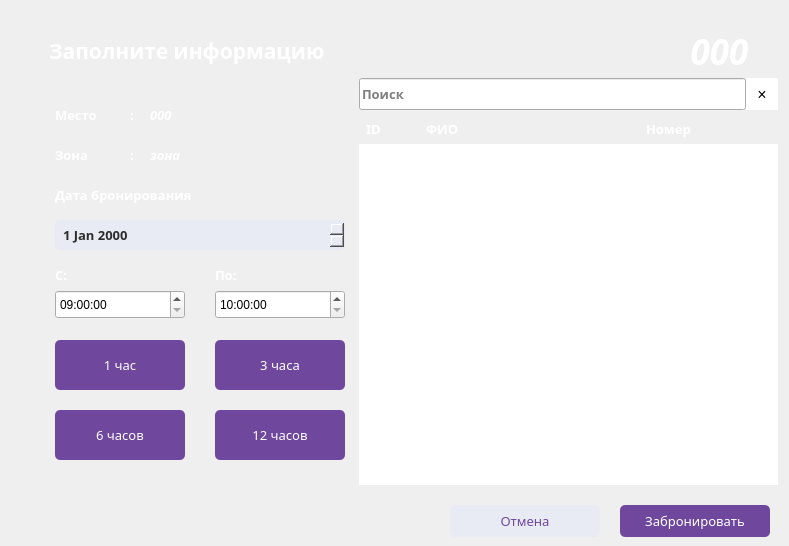
    <widget class="QWidget" name="bookingGstWidget">
     <property name="styleSheet">
      <string notr="true">#bookingGstWidget
{
	background:#2D2D2D;
	background-image: url(:/Imagine/imagine/backtop.png);
	border-bottom-right-radius: 16px;
}

</string>
     </property>
     <widget class="QLabel" name="label_40">
      <property name="geometry">
       <rect>
        <x>420</x>
        <y>112</y>
        <width>220</width>
        <height>34</height>
       </rect>
      </property>
      <property name="font">
       <font>
        <family>Segoe UI Black</family>
        <pointsize>10</pointsize>
        <bold>true</bold>
       </font>
      </property>
      <property name="styleSheet">
       <string notr="true">#label_40
{
	color:white;
	padding-left:2px;
}</string>
      </property>
      <property name="text">
       <string>&lt;html&gt;&lt;head/&gt;&lt;body&gt;&lt;p&gt;&lt;span style=&quot; color:#ffffff;&quot;&gt;ФИО&lt;/span&gt;&lt;/p&gt;&lt;/body&gt;&lt;/html&gt;</string>
      </property>
     </widget>
     <widget class="QLabel" name="label_14">
      <property name="geometry">
       <rect>
        <x>359</x>
        <y>110</y>
        <width>420</width>
        <height>34</height>
       </rect>
      </property>
      <property name="styleSheet">
       <string notr="true">#label
{
	padding-left:2px;
}</string>
      </property>
      <property name="text">
       <string/>
      </property>
      <property name="pixmap">
       <pixmap resource="resources.qrc">:/Imagine/imagine/empcardbg.png</pixmap>
      </property>
     </widget>
     <widget class="QLabel" name="label_15">
      <property name="enabled">
       <bool>true</bool>
      </property>
      <property name="geometry">
       <rect>
        <x>39</x>
        <y>26</y>
        <width>741</width>
        <height>51</height>
       </rect>
      </property>
      <property name="font">
       <font>
        <family>Segoe UI Black</family>
        <bold>true</bold>
       </font>
      </property>
      <property name="text">
       <string/>
      </property>
      <property name="pixmap">
       <pixmap resource="resources.qrc">:/Imagine/imagine/empcardbg.png</pixmap>
      </property>
      <property name="scaledContents">
       <bool>true</bool>
      </property>
     </widget>
     <widget class="QTableView" name="bookingTableView">
      <property name="geometry">
       <rect>
        <x>359</x>
        <y>144</y>
        <width>419</width>
        <height>341</height>
       </rect>
      </property>
      <property name="sizePolicy">
       <sizepolicy hsizetype="Fixed" vsizetype="Fixed">
        <horstretch>0</horstretch>
        <verstretch>0</verstretch>
       </sizepolicy>
      </property>
      <property name="font">
       <font>
        <family>Segoe UI Semibold</family>
        <bold>true</bold>
       </font>
      </property>
      <property name="focusPolicy">
       <enum>Qt::NoFocus</enum>
      </property>
      <property name="autoFillBackground">
       <bool>false</bool>
      </property>
      <property name="styleSheet">
       <string notr="true"/>
      </property>
      <property name="frameShape">
       <enum>QFrame::NoFrame</enum>
      </property>
      <property name="horizontalScrollBarPolicy">
       <enum>Qt::ScrollBarAlwaysOff</enum>
      </property>
      <property name="sizeAdjustPolicy">
       <enum>QAbstractScrollArea::AdjustIgnored</enum>
      </property>
      <property name="editTriggers">
       <set>QAbstractItemView::NoEditTriggers</set>
      </property>
      <property name="tabKeyNavigation">
       <bool>false</bool>
      </property>
      <property name="showDropIndicator" stdset="0">
       <bool>false</bool>
      </property>
      <property name="dragDropOverwriteMode">
       <bool>false</bool>
      </property>
      <property name="alternatingRowColors">
       <bool>true</bool>
      </property>
      <property name="selectionMode">
       <enum>QAbstractItemView::SingleSelection</enum>
      </property>
      <property name="selectionBehavior">
       <enum>QAbstractItemView::SelectRows</enum>
      </property>
      <property name="textElideMode">
       <enum>Qt::ElideNone</enum>
      </property>
      <property name="showGrid">
       <bool>false</bool>
      </property>
      <property name="gridStyle">
       <enum>Qt::NoPen</enum>
      </property>
      <property name="cornerButtonEnabled">
       <bool>false</bool>
      </property>
      <attribute name="horizontalHeaderVisible">
       <bool>false</bool>
      </attribute>
      <attribute name="horizontalHeaderMinimumSectionSize">
       <number>30</number>
      </attribute>
      <attribute name="horizontalHeaderDefaultSectionSize">
       <number>120</number>
      </attribute>
      <attribute name="verticalHeaderVisible">
       <bool>false</bool>
      </attribute>
     </widget>
     <widget class="QLabel" name="gstLabel_3">
      <property name="geometry">
       <rect>
        <x>664</x>
        <y>26</y>
        <width>111</width>
        <height>51</height>
       </rect>
      </property>
      <property name="font">
       <font>
        <family>Segoe UI Black</family>
        <pointsize>26</pointsize>
        <italic>true</italic>
        <bold>true</bold>
       </font>
      </property>
      <property name="styleSheet">
       <string notr="true">color:white;
font-style:italic;</string>
      </property>
      <property name="text">
       <string>&lt;html&gt;&lt;head/&gt;&lt;body&gt;&lt;p&gt;&lt;span style=&quot; color:#ffffff;&quot;&gt;000&lt;/span&gt;&lt;/p&gt;&lt;/body&gt;&lt;/html&gt;</string>
      </property>
      <property name="alignment">
       <set>Qt::AlignCenter</set>
      </property>
     </widget>
     <widget class="QLabel" name="label_41">
      <property name="geometry">
       <rect>
        <x>360</x>
        <y>112</y>
        <width>60</width>
        <height>34</height>
       </rect>
      </property>
      <property name="font">
       <font>
        <family>Segoe UI Black</family>
        <pointsize>10</pointsize>
        <bold>true</bold>
       </font>
      </property>
      <property name="styleSheet">
       <string notr="true">#label_41
{
	color:white;
	padding-left:2px;
}</string>
      </property>
      <property name="text">
       <string>&lt;html&gt;&lt;head/&gt;&lt;body&gt;&lt;p&gt;&lt;span style=&quot; color:#ffffff;&quot;&gt;ID&lt;/span&gt;&lt;/p&gt;&lt;/body&gt;&lt;/html&gt;</string>
      </property>
      <property name="margin">
       <number>7</number>
      </property>
     </widget>
     <widget class="QLabel" name="label_42">
      <property name="geometry">
       <rect>
        <x>640</x>
        <y>112</y>
        <width>120</width>
        <height>34</height>
       </rect>
      </property>
      <property name="font">
       <font>
        <family>Segoe UI Black</family>
        <pointsize>10</pointsize>
        <bold>true</bold>
       </font>
      </property>
      <property name="styleSheet">
       <string notr="true">#label_42
{
	color:white;
	padding-left:2px;
}</string>
      </property>
      <property name="text">
       <string>&lt;html&gt;&lt;head/&gt;&lt;body&gt;&lt;p&gt;&lt;span style=&quot; color:#ffffff;&quot;&gt;Номер&lt;/span&gt;&lt;/p&gt;&lt;/body&gt;&lt;/html&gt;</string>
      </property>
     </widget>
     <widget class="QLabel" name="background_3">
      <property name="geometry">
       <rect>
        <x>39</x>
        <y>76</y>
        <width>741</width>
        <height>411</height>
       </rect>
      </property>
      <property name="text">
       <string/>
      </property>
      <property name="pixmap">
       <pixmap resource="resources.qrc">:/Imagine/imagine/backgregistr.png</pixmap>
      </property>
     </widget>
     <widget class="QPushButton" name="bookingButton_2">
      <property name="geometry">
       <rect>
        <x>620</x>
        <y>505</y>
        <width>150</width>
        <height>32</height>
       </rect>
      </property>
      <property name="font">
       <font>
        <family>Segoe UI Black</family>
        <pointsize>10</pointsize>
       </font>
      </property>
      <property name="cursor">
       <cursorShape>PointingHandCursor</cursorShape>
      </property>
      <property name="focusPolicy">
       <enum>Qt::TabFocus</enum>
      </property>
      <property name="styleSheet">
       <string notr="true">#bookingButton_2
{
	background:#6f489d;
	border:none;
	color:white;
 border-radius:5px; 
}

#bookingButton_2:hover
{
	background-color: #2e2e2e;
	border:2px solid #6f489d;
	color:#6f489d;
 border-radius:5px; 
}</string>
      </property>
      <property name="text">
       <string>Забронировать</string>
      </property>
     </widget>
     <widget class="QLabel" name="label_43">
      <property name="geometry">
       <rect>
        <x>49</x>
        <y>26</y>
        <width>381</width>
        <height>51</height>
       </rect>
      </property>
      <property name="font">
       <font>
        <family>Segoe UI Black</family>
        <pointsize>14</pointsize>
        <bold>true</bold>
       </font>
      </property>
      <property name="text">
       <string>&lt;html&gt;&lt;head/&gt;&lt;body&gt;&lt;p&gt;&lt;span style=&quot; font-size:16pt; color:#ffffff;&quot;&gt;Заполните информацию&lt;/span&gt;&lt;/p&gt;&lt;/body&gt;&lt;/html&gt;</string>
      </property>
      <property name="margin">
       <number>9</number>
      </property>
     </widget>
     <widget class="QPushButton" name="cancelButton">
      <property name="geometry">
       <rect>
        <x>450</x>
        <y>505</y>
        <width>150</width>
        <height>32</height>
       </rect>
      </property>
      <property name="font">
       <font>
        <family>Segoe UI Black</family>
        <pointsize>10</pointsize>
       </font>
      </property>
      <property name="cursor">
       <cursorShape>PointingHandCursor</cursorShape>
      </property>
      <property name="focusPolicy">
       <enum>Qt::TabFocus</enum>
      </property>
      <property name="styleSheet">
       <string notr="true">#cancelButton
{
	background-color: rgb(233, 235, 244);
	border:none;
	color: rgb(111, 72, 157);
 border-radius:5px; 
}

#cancelButton:hover
{
	background:#2e2e2e;
	border:2px solid #e9ebf4;
	color:#e9ebf4;
 border-radius:5px; 
}</string>
      </property>
      <property name="text">
       <string>Отмена</string>
      </property>
     </widget>
     <widget class="QDateEdit" name="bookingDate_2">
      <property name="geometry">
       <rect>
        <x>55</x>
        <y>220</y>
        <width>290</width>
        <height>30</height>
       </rect>
      </property>
      <property name="font">
       <font>
        <family>Segoe UI Semibold</family>
        <pointsize>10</pointsize>
        <bold>true</bold>
       </font>
      </property>
      <property name="styleSheet">
       <string notr="true">#bookingDate_2
{
	background-color: rgb(233, 235, 244);
	color: #2d2d2d;
	padding-left:6px;
    border-radius:5px; 
}</string>
      </property>
     </widget>
     <widget class="QTimeEdit" name="timeEdit">
      <property name="geometry">
       <rect>
        <x>55</x>
        <y>290</y>
        <width>130</width>
        <height>29</height>
       </rect>
      </property>
      <property name="maximumTime">
       <time>
        <hour>22</hour>
        <minute>0</minute>
        <second>0</second>
       </time>
      </property>
      <property name="minimumTime">
       <time>
        <hour>9</hour>
        <minute>0</minute>
        <second>0</second>
       </time>
      </property>
      <property name="calendarPopup">
       <bool>true</bool>
      </property>
     </widget>
     <widget class="QTimeEdit" name="timeEdit_2">
      <property name="geometry">
       <rect>
        <x>215</x>
        <y>290</y>
        <width>130</width>
        <height>29</height>
       </rect>
      </property>
      <property name="maximumTime">
       <time>
        <hour>23</hour>
        <minute>0</minute>
        <second>0</second>
       </time>
      </property>
      <property name="minimumTime">
       <time>
        <hour>10</hour>
        <minute>0</minute>
        <second>0</second>
       </time>
      </property>
     </widget>
     <widget class="QPushButton" name="timeButton_1">
      <property name="geometry">
       <rect>
        <x>55</x>
        <y>340</y>
        <width>130</width>
        <height>50</height>
       </rect>
      </property>
      <property name="font">
       <font>
        <family>Segoe UI Black</family>
        <pointsize>10</pointsize>
       </font>
      </property>
      <property name="cursor">
       <cursorShape>PointingHandCursor</cursorShape>
      </property>
      <property name="focusPolicy">
       <enum>Qt::TabFocus</enum>
      </property>
      <property name="styleSheet">
       <string notr="true">#timeButton_1
{
	background:#6f489d;
	border:none;
	color:white;
 border-radius:5px; 
}

#timeButton_1:hover
{
	background-color: #2e2e2e;
	border:2px solid #6f489d;
	color:#6f489d;
 border-radius:5px; 
}</string>
      </property>
      <property name="text">
       <string>1 час</string>
      </property>
     </widget>
     <widget class="QPushButton" name="timeButton_3">
      <property name="geometry">
       <rect>
        <x>215</x>
        <y>340</y>
        <width>130</width>
        <height>50</height>
       </rect>
      </property>
      <property name="font">
       <font>
        <family>Segoe UI Black</family>
        <pointsize>10</pointsize>
       </font>
      </property>
      <property name="cursor">
       <cursorShape>PointingHandCursor</cursorShape>
      </property>
      <property name="focusPolicy">
       <enum>Qt::TabFocus</enum>
      </property>
      <property name="styleSheet">
       <string notr="true">#timeButton_3
{
	background:#6f489d;
	border:none;
	color:white;
 border-radius:5px; 
}

#timeButton_3:hover
{
	background-color: #2e2e2e;
	border:2px solid #6f489d;
	color:#6f489d;
 border-radius:5px; 
}</string>
      </property>
      <property name="text">
       <string>3 часа</string>
      </property>
      <property name="checkable">
       <bool>false</bool>
      </property>
      <property name="checked">
       <bool>false</bool>
      </property>
     </widget>
     <widget class="QPushButton" name="timeButton_6">
      <property name="geometry">
       <rect>
        <x>55</x>
        <y>410</y>
        <width>130</width>
        <height>50</height>
       </rect>
      </property>
      <property name="font">
       <font>
        <family>Segoe UI Black</family>
        <pointsize>10</pointsize>
       </font>
      </property>
      <property name="cursor">
       <cursorShape>PointingHandCursor</cursorShape>
      </property>
      <property name="focusPolicy">
       <enum>Qt::TabFocus</enum>
      </property>
      <property name="styleSheet">
       <string notr="true">#timeButton_6
{
	background:#6f489d;
	border:none;
	color:white;
 border-radius:5px; 
}

#timeButton_6:hover
{
	background-color: #2e2e2e;
	border:2px solid #6f489d;
	color:#6f489d;
 border-radius:5px; 
}</string>
      </property>
      <property name="text">
       <string>6 часов</string>
      </property>
     </widget>
     <widget class="QPushButton" name="timeButton_12">
      <property name="geometry">
       <rect>
        <x>215</x>
        <y>410</y>
        <width>130</width>
        <height>50</height>
       </rect>
      </property>
      <property name="font">
       <font>
        <family>Segoe UI Black</family>
        <pointsize>10</pointsize>
       </font>
      </property>
      <property name="cursor">
       <cursorShape>PointingHandCursor</cursorShape>
      </property>
      <property name="focusPolicy">
       <enum>Qt::TabFocus</enum>
      </property>
      <property name="styleSheet">
       <string notr="true">#timeButton_12
{
	background:#6f489d;
	border:none;
	color:white;
 border-radius:5px; 
}

#timeButton_12:hover
{
	background-color: #2e2e2e;
	border:2px solid #6f489d;
	color:#6f489d;
 border-radius:5px; 
}</string>
      </property>
      <property name="text">
       <string>12 часов</string>
      </property>
     </widget>
     <widget class="QLabel" name="id_4">
      <property name="geometry">
       <rect>
        <x>55</x>
        <y>180</y>
        <width>290</width>
        <height>30</height>
       </rect>
      </property>
      <property name="font">
       <font>
        <family>Segoe UI Black</family>
        <pointsize>10</pointsize>
        <bold>true</bold>
       </font>
      </property>
      <property name="text">
       <string>&lt;html&gt;&lt;head/&gt;&lt;body&gt;&lt;p&gt;&lt;span style=&quot; color:#ffffff;&quot;&gt;Дата бронирования&lt;/span&gt;&lt;/p&gt;&lt;/body&gt;&lt;/html&gt;</string>
      </property>
     </widget>
     <widget class="QLabel" name="id_8">
      <property name="geometry">
       <rect>
        <x>55</x>
        <y>260</y>
        <width>130</width>
        <height>30</height>
       </rect>
      </property>
      <property name="font">
       <font>
        <family>Segoe UI Black</family>
        <pointsize>10</pointsize>
        <bold>true</bold>
       </font>
      </property>
      <property name="text">
       <string>&lt;html&gt;&lt;head/&gt;&lt;body&gt;&lt;p&gt;&lt;span style=&quot; color:#ffffff;&quot;&gt;С:&lt;/span&gt;&lt;/p&gt;&lt;/body&gt;&lt;/html&gt;</string>
      </property>
     </widget>
     <widget class="QLabel" name="id_9">
      <property name="geometry">
       <rect>
        <x>215</x>
        <y>260</y>
        <width>130</width>
        <height>30</height>
       </rect>
      </property>
      <property name="font">
       <font>
        <family>Segoe UI Black</family>
        <pointsize>10</pointsize>
        <bold>true</bold>
       </font>
      </property>
      <property name="text">
       <string>&lt;html&gt;&lt;head/&gt;&lt;body&gt;&lt;p&gt;&lt;span style=&quot; color:#ffffff;&quot;&gt;По:&lt;/span&gt;&lt;/p&gt;&lt;/body&gt;&lt;/html&gt;</string>
      </property>
     </widget>
     <widget class="QLabel" name="seat">
      <property name="geometry">
       <rect>
        <x>150</x>
        <y>100</y>
        <width>121</width>
        <height>30</height>
       </rect>
      </property>
      <property name="font">
       <font>
        <family>Segoe UI Black</family>
        <pointsize>10</pointsize>
        <italic>true</italic>
        <bold>true</bold>
       </font>
      </property>
      <property name="styleSheet">
       <string notr="true">#seat
{
	color:white;
	font-weight:bold;
	font-size:10pt;
}</string>
      </property>
      <property name="text">
       <string>&lt;html&gt;&lt;head/&gt;&lt;body&gt;&lt;p&gt;&lt;span style=&quot; font-size:10pt;&quot;&gt;000&lt;/span&gt;&lt;/p&gt;&lt;/body&gt;&lt;/html&gt;</string>
      </property>
      <property name="alignment">
       <set>Qt::AlignLeading|Qt::AlignLeft|Qt::AlignVCenter</set>
      </property>
     </widget>
     <widget class="QLabel" name="id_10">
      <property name="geometry">
       <rect>
        <x>55</x>
        <y>140</y>
        <width>70</width>
        <height>30</height>
       </rect>
      </property>
      <property name="font">
       <font>
        <family>Segoe UI Black</family>
        <pointsize>10</pointsize>
        <bold>true</bold>
       </font>
      </property>
      <property name="text">
       <string>&lt;html&gt;&lt;head/&gt;&lt;body&gt;&lt;p&gt;&lt;span style=&quot; color:#ffffff;&quot;&gt;Зона&lt;/span&gt;&lt;/p&gt;&lt;/body&gt;&lt;/html&gt;</string>
      </property>
     </widget>
     <widget class="QLabel" name="id_11">
      <property name="geometry">
       <rect>
        <x>55</x>
        <y>100</y>
        <width>70</width>
        <height>30</height>
       </rect>
      </property>
      <property name="font">
       <font>
        <family>Segoe UI Black</family>
        <pointsize>10</pointsize>
        <bold>true</bold>
       </font>
      </property>
      <property name="text">
       <string>&lt;html&gt;&lt;head/&gt;&lt;body&gt;&lt;p&gt;&lt;span style=&quot; color:#ffffff;&quot;&gt;Место&lt;/span&gt;&lt;/p&gt;&lt;/body&gt;&lt;/html&gt;</string>
      </property>
     </widget>
     <widget class="QLabel" name="zone">
      <property name="geometry">
       <rect>
        <x>150</x>
        <y>140</y>
        <width>131</width>
        <height>30</height>
       </rect>
      </property>
      <property name="font">
       <font>
        <family>Segoe UI Black</family>
        <pointsize>10</pointsize>
        <italic>true</italic>
        <bold>true</bold>
       </font>
      </property>
      <property name="styleSheet">
       <string notr="true">#zone
{
	color:white;
	font-weight:bold;
	font-size:10pt;
}</string>
      </property>
      <property name="text">
       <string>&lt;html&gt;&lt;head/&gt;&lt;body&gt;&lt;p&gt;&lt;span style=&quot; font-size:10pt; color:#ffffff;&quot;&gt;зона&lt;/span&gt;&lt;/p&gt;&lt;/body&gt;&lt;/html&gt;</string>
      </property>
      <property name="alignment">
       <set>Qt::AlignLeading|Qt::AlignLeft|Qt::AlignVCenter</set>
      </property>
     </widget>
     <widget class="QLabel" name="id_12">
      <property name="geometry">
       <rect>
        <x>130</x>
        <y>100</y>
        <width>16</width>
        <height>30</height>
       </rect>
      </property>
      <property name="font">
       <font>
        <family>Segoe UI Black</family>
        <pointsize>10</pointsize>
        <bold>true</bold>
       </font>
      </property>
      <property name="text">
       <string>&lt;html&gt;&lt;head/&gt;&lt;body&gt;&lt;p&gt;&lt;span style=&quot; color:#ffffff;&quot;&gt;:&lt;/span&gt;&lt;/p&gt;&lt;/body&gt;&lt;/html&gt;</string>
      </property>
     </widget>
     <widget class="QLabel" name="id_13">
      <property name="geometry">
       <rect>
        <x>130</x>
        <y>140</y>
        <width>16</width>
        <height>30</height>
       </rect>
      </property>
      <property name="font">
       <font>
        <family>Segoe UI Black</family>
        <pointsize>10</pointsize>
        <bold>true</bold>
       </font>
      </property>
      <property name="text">
       <string>&lt;html&gt;&lt;head/&gt;&lt;body&gt;&lt;p&gt;&lt;span style=&quot; color:#ffffff;&quot;&gt;:&lt;/span&gt;&lt;/p&gt;&lt;/body&gt;&lt;/html&gt;</string>
      </property>
     </widget>
     <widget class="QLineEdit" name="searchTextBox_3">
      <property name="geometry">
       <rect>
        <x>359</x>
        <y>78</y>
        <width>387</width>
        <height>32</height>
       </rect>
      </property>
      <property name="font">
       <font>
        <family>Segoe UI Semibold</family>
        <pointsize>10</pointsize>
        <bold>true</bold>
       </font>
      </property>
      <property name="styleSheet">
       <string notr="true">#searchTextBox
{
	color: #2d2d2d;
	padding-left:8px;
	border:none;
}</string>
      </property>
      <property name="text">
       <string/>
      </property>
      <property name="placeholderText">
       <string>Поиск</string>
      </property>
     </widget>
     <widget class="QPushButton" name="pushButton_4">
      <property name="geometry">
       <rect>
        <x>746</x>
        <y>78</y>
        <width>32</width>
        <height>32</height>
       </rect>
      </property>
      <property name="font">
       <font>
        <pointsize>12</pointsize>
       </font>
      </property>
      <property name="styleSheet">
       <string notr="true">#pushButton_4
{
	border:none;
	color:black;
background:white;
}
#pushButton_4:hover
{
	border:none;
	color: rgb(111, 72, 157);
background:white;
}</string>
      </property>
      <property name="text">
       <string>×</string>
      </property>
     </widget>
     <zorder>label_15</zorder>
     <zorder>gstLabel_3</zorder>
     <zorder>background_3</zorder>
     <zorder>bookingButton_2</zorder>
     <zorder>label_43</zorder>
     <zorder>cancelButton</zorder>
     <zorder>bookingTableView</zorder>
     <zorder>label_14</zorder>
     <zorder>label_40</zorder>
     <zorder>label_41</zorder>
     <zorder>label_42</zorder>
     <zorder>bookingDate_2</zorder>
     <zorder>timeEdit</zorder>
     <zorder>timeEdit_2</zorder>
     <zorder>timeButton_1</zorder>
     <zorder>timeButton_3</zorder>
     <zorder>timeButton_6</zorder>
     <zorder>timeButton_12</zorder>
     <zorder>id_4</zorder>
     <zorder>id_8</zorder>
     <zorder>id_9</zorder>
     <zorder>seat</zorder>
     <zorder>id_10</zorder>
     <zorder>id_11</zorder>
     <zorder>zone</zorder>
     <zorder>id_12</zorder>
     <zorder>id_13</zorder>
     <zorder>searchTextBox_3</zorder>
     <zorder>pushButton_4</zorder>
    </widget>
